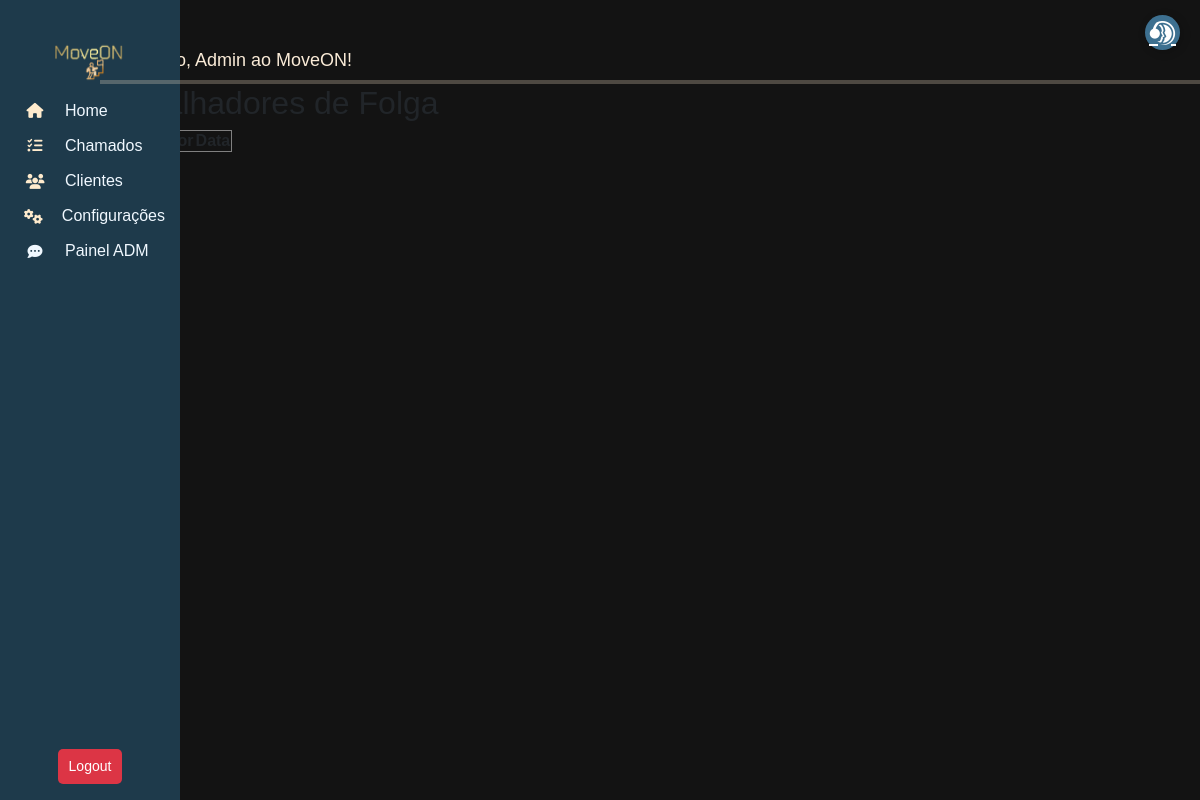
The app's page /workschedule/day-offs/ (signed in), older data.
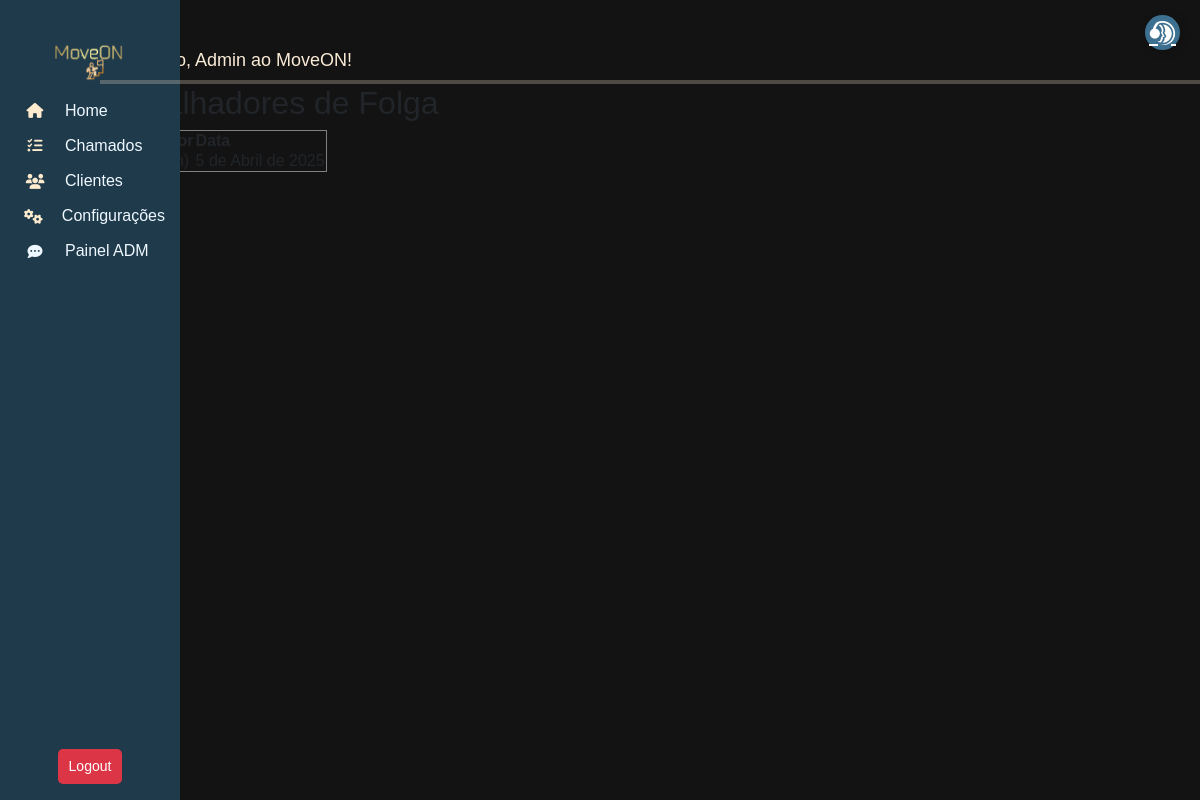
The same page, newer data.
### work_schedule/models.py (models this page shows, shortened)
class WorkSchedule(models.Model):
    SHIFT_CHOICES = [
        ('morning', 'Manhã'),
        ('afternoon', 'Tarde'),
        ('night', 'Noite')
    ]
    STATUS_CHOICES= [
        ('active', 'Ativo'),
        ('day_off', 'Folga'),
        ('absent', 'Ausente')
    ]
    worker = models.ForeignKey(settings.AUTH_USER_MODEL, on_delete=models.CASCADE, null=True, blank=True)
    date = models.DateField()
    start_time = models.TimeField()
    end_time = models.TimeField()
    shift_type = models.CharField(max_length=10, choices=SHIFT_CHOICES)
    status = models.CharField(max_length=10, choices=STATUS_CHOICES, default='active')
    override_day_off = models.BooleanField(default=False)  # Permite edição manual da folga
    created_at = models.DateTimeField(auto_now_add=True)
    updated_at = models.DateTimeField(auto_now=True)
    class Meta:
        unique_together = ('worker', 'date', 'start_time', 'end_time')
        ordering = ['date', 'start_time']
        db_table = 'workschedule'

### move_on/models.py (models this page shows)
class User(AbstractUser):
    client = models.ForeignKey(Profile, on_delete=models.CASCADE, related_name="users", null=True, blank=True, db_column='client')
    role = models.ForeignKey(Role, on_delete=models.SET_NULL, null=True, blank=True, db_column='role')
    groups = models.ManyToManyField(
        'auth.Group',
        related_name='move_on_users',
        blank=True
    )
    user_permissions = models.ManyToManyField(
        'auth.Permission',
        related_name='move_on_users',
        blank=True
    )
    class Meta:
        db_table = "users"
    def __str__(self):
        return f"{self.username} ({self.role})" if self.role else self.username

class Role(models.Model):
    name = models.CharField("Nome do Papel", max_length=50, unique=True)
    description = models.TextField("Descrição", blank=True, null=True)
    class Meta:
        db_table = "roles"
    def __str__(self):
        return self.name

### work_schedule/views.py (the view)
# urls.py: path('day-offs/', DayOffListView.as_view(), name='day_off_list'),
class DayOffListView(ListView):
    model = WorkSchedule
    template_name = 'schedule/day_off_list.html'
    context_object_name = 'day_off_schedules'
    def get_queryset(self):
        return WorkSchedule.objects.filter(status='day_off')

### work_schedule/templates/schedule/day_off_list.html
{% extends "Menu/menu.html" %}
{% block content %}
<h2>Trabalhadores de Folga</h2>
<table border="1">
    <tr>
        <th>Trabalhador</th>
        <th>Data</th>
    </tr>
    {% for schedule in day_off_schedules %}
    <tr>
        <td>{{ schedule.worker }}</td>
        <td>{{ schedule.date }}</td>
    </tr>
    {% endfor %}
</table>
{% endblock %}

Row changes from the older to the newer data that the page shows:
added WorkSchedule: worker "Leo (Admin)"
